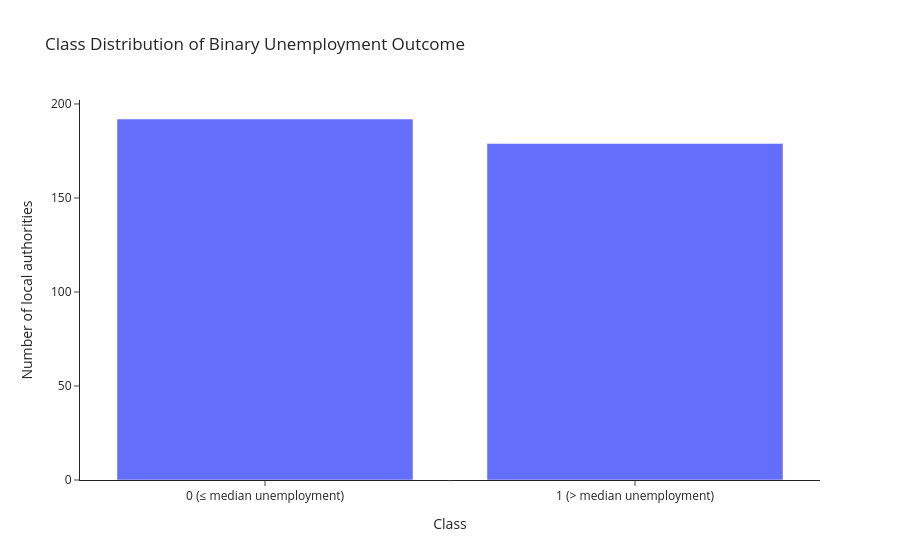

Here is the notebook cell this chart was saved with:
### Markdown cell above
A visualisation of the class distribution:

### Code cell
#| label: plot-binary-distribution

counts = ons_data_cleaned["high_unemployment"].value_counts().sort_index()
df_imb = pd.DataFrame({
    "Class": ["0 (≤ median unemployment)", "1 (> median unemployment)"],
    "Count": counts.values,
})
df_imb["Percent"] = 100 * df_imb["Count"] / df_imb["Count"].sum()

fig = px.bar(
    df_imb,
    x="Class",
    y="Count",
    title="Class Distribution of Binary Unemployment Outcome",
    hover_data={"Count": True, "Percent": ":.2f"},
    labels={"Count": "Number of local authorities"}
)

fig.update_layout(template="simple_white")
fig.show()

### Figure 1 — Plotly figure (JSON) as saved in the notebook; plotly's stock layout.template omitted (floating-point values rounded to 4 significant figures)
{"data": [{"customdata": [[51.75], [48.25]], "hovertemplate": "Class=%{x}<br>Number of local authorities=%{y}<br>Percent=%{customdata[0]:.2f}<extra></extra>", "legendgroup": "", "marker": {"color": "#636efa", "pattern": {"shape": ""}}, "name": "", "orientation": "v", "showlegend": false, "textposition": "auto", "type": "bar", "x": ["0 (≤ median unemployment)", "1 (> median unemployment)"], "xaxis": "x", "y": [192, 179], "yaxis": "y"}], "layout": {"barmode": "relative", "legend": {"tracegroupgap": 0}, "title": {"text": "Class Distribution of Binary Unemployment Outcome"}, "xaxis": {"anchor": "y", "domain": [0, 1], "title": {"text": "Class"}}, "yaxis": {"anchor": "x", "domain": [0, 1], "title": {"text": "Number of local authorities"}}}}
